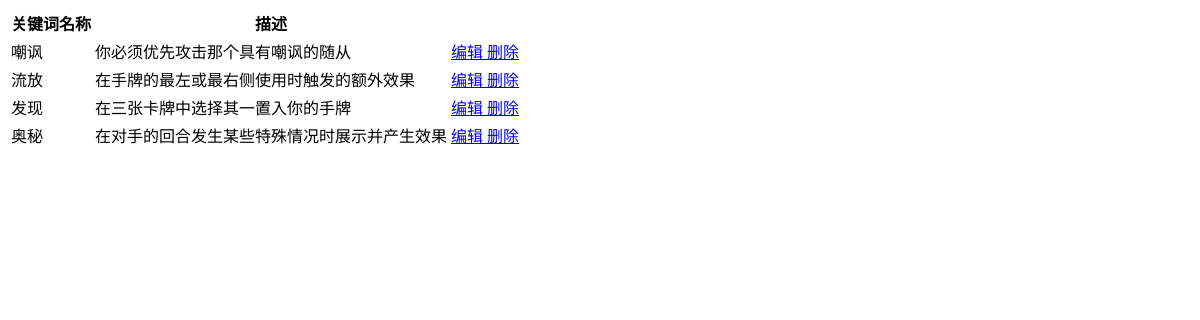
Page /keyword_list on the committed database.
### Hs/models.py (models this page shows, shortened)
class Keyword(models.Model):
    name = models.CharField('关键词名称', max_length=64)
    description = models.CharField('描述', max_length=64)
    class Meta:
        verbose_name = '关键词'
        verbose_name_plural = verbose_name

### Hs/views.py (the view)
# urls.py: path('keyword_list', views.keyword_list, name='keyword_list'),
def keyword_list(request):
    keyword = models.Keyword.objects.all()
    return render(request, 'Hs/keyword_list.html', {'keyword_list': keyword})

### templates/Hs/keyword_list.html (shortened to what this page needs)
{% load static %}
<!doctype html>
<html>
<head>
    <link href="{% static 'CSS/cards.css' %}" type="text/css" rel="stylesheet">
</head>
<body>
	<table class="table table-striped table-bordered">
        <thead>
        <tr>
            <th>关键词名称</th>
            <th>描述</th>
        </tr>
        </thead>
        <tbody>
        {% for keyword in keyword_list %}
            <tr>
                <td>{{ keyword.name }}</td>
                <td>{{ keyword.description }}</td>
                <td class="text-center">
                    <a class="btn btn-info btn-sm" href="/edit_keyword/?name={{ keyword.name }}">编辑
                    </a>
                    <a class="btn btn-danger btn-sm" href="/drop_keyword/?name={{ keyword.name }}">删除
                    </a>
                </td>
            </tr>
        {% endfor %}
        </tbody>
    </table>
</body>
</html>

### rows in the picture
Keyword: name "嘲讽", description "你必须优先攻击那个具有嘲讽的随从"
Keyword: name "流放", description "在手牌的最左或最右侧使用时触发的额外效果"
Keyword: name "发现", description "在三张卡牌中选择其一置入你的手牌"
Keyword: name "奥秘", description "在对手的回合发生某些特殊情况时展示并产生效果"
